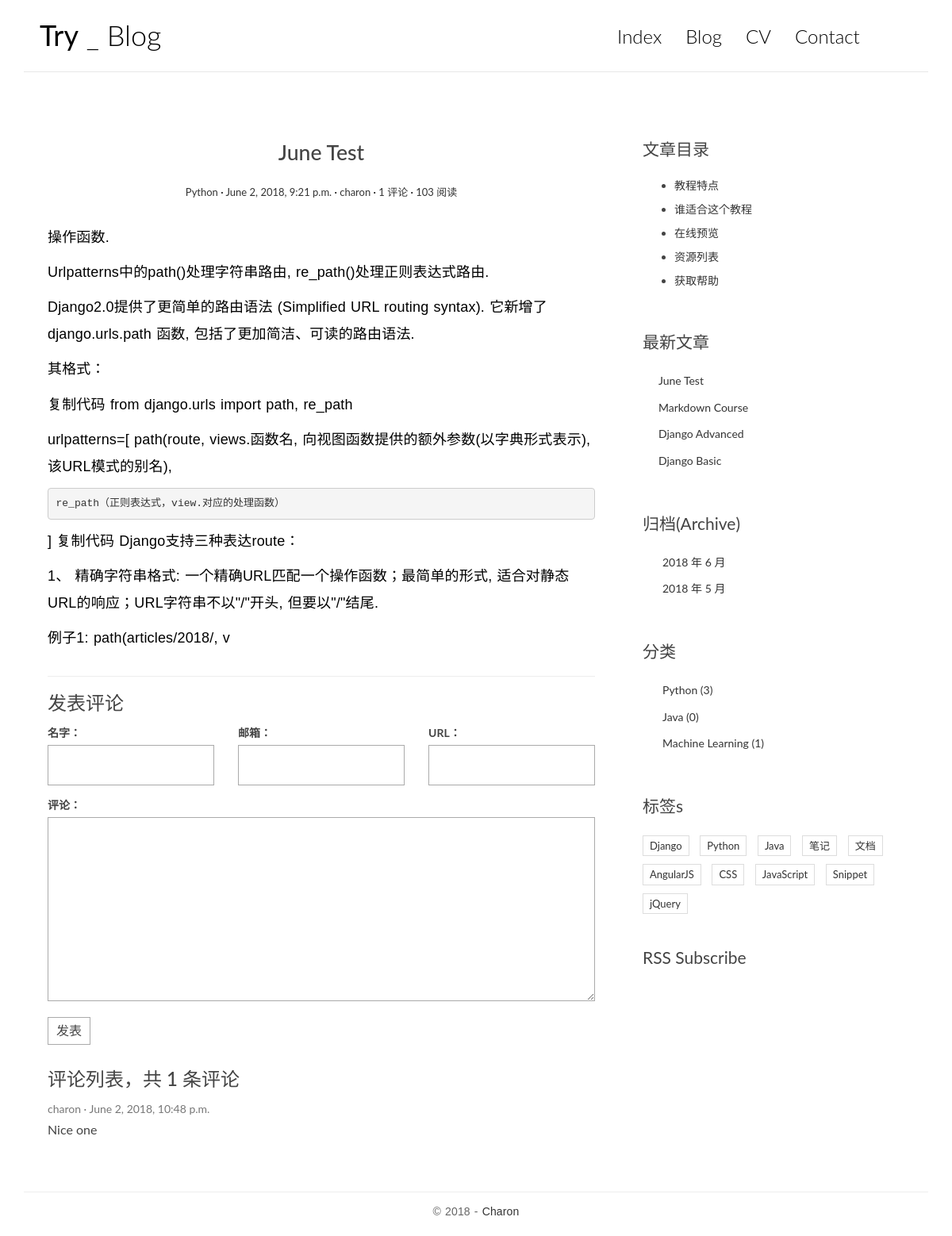
The app's page /post/4/ with its own data.
### blog/models.py (models this page shows, shortened)
class Post(models.Model):
    title = models.CharField(max_length=64)
    body = models.TextField()
    created_time = models.DateTimeField(auto_now_add=True)
    modified_time = models.DateTimeField()
    excerpt = models.CharField(max_length=200, blank=True, null= True)
    category = models.ForeignKey(Category,on_delete=models.CASCADE)
    tags = models.ManyToManyField(Tag,blank=True,null=True)
    author = models.ForeignKey(User,on_delete=models.CASCADE)
    views = models.PositiveIntegerField(default=0)  # 记录阅读量
    def get_absolute_url(self):
        return reverse('blog:detail', kwargs={'pk': self.pk})
    class Meta:
        ordering = ['-created_time','title']
    def increase_views(self):
        self.views += 1
        self.save(update_fields=['views'])
    def save(self, *args, **kwargs):
        if not self.excerpt:
            md = markdown.Markdown(extensions=[
                'markdown.extensions.extra',
                'markdown.extensions.codehilite',
            ])
            self.excerpt = strip_tags(md.convert(self.body))[:54]
        super(Post, self).save(*args, **kwargs)

class Category(models.Model):
    name = models.CharField(max_length=32)

### comments/models.py (models this page shows, shortened)
class Comment(models.Model):
    name = models.CharField(max_length=32)
    email = models.EmailField(max_length=64)
    url = models.URLField(blank=True,null=True)
    text = models.TextField()
    created_time = models.DateTimeField(auto_now_add=True)
    post = models.ForeignKey('blog.Post',on_delete=models.CASCADE)

### blog/views.py (the view)
# urls.py: re_path('post/(?P<pk>[0-9]+)/',views.detail,name='detail'),
def detail(request, pk):
    post = get_object_or_404(models.Post, pk=pk)
    post.increase_views()
    post.body = markdown.markdown(post.body, extensions=[
        'markdown.extensions.extra',
        'markdown.extensions.codehilite',
        'markdown.extensions.toc',
    ])
    form  = CommentForm()
    comment_list = post.comment_set.all()
    context = {'post':post, 'form':form, 'comment_list':comment_list}
    return render(request, 'blog/detail.html', context=context)

### comments/forms.py
class CommentForm(forms.ModelForm):
    class Meta:
        model = models.Comment
        fields = ['name','email', 'url', 'text']

### blog/templatetags/blog_tags.py (called while the page is built)
@register.simple_tag
def get_recent_post(num=5):
    return models.Post.objects.all().order_by('-created_time')[:num]

@register.simple_tag
def archives():
    return models.Post.objects.dates('created_time', 'month', order='DESC')

@register.simple_tag
def get_categories():
    return models.Category.objects.annotate(num_posts=Count('post')).filter(num_posts__gte=0)

### templates/blog/detail.html (shortened to what this page needs)
{% extends 'base.html' %}
{% block main %}
    <article class="post post-{{ post.pk }}">
        <header class="entry-header">
            <h1 class="entry-title">{{ post.title }}</h1>
            <div class="entry-meta">
                <span class="post-category"><a href="#">{{ post.category.name }}</a></span>
                <span class="post-date"><a href="#"><time class="entry-date"
                                                          datetime="{{ post.created_time }}">{{ post.created_time }}</time></a></span>
                <span class="post-author"><a href="#">{{ post.author }}</a></span>
                <span class="comments-link"><a href="#">{{ post.comment_set.count }} 评论</a></span>
                <span class="views-count"><a href="#">{{ post.views }} 阅读</a></span>
            </div>
        </header>
        <div class="entry-content clearfix">
            {{ post.body|safe }}
        </div>
    </article>
    <section class="comment-area" id="comment-area">
        <hr>
        <h3>发表评论</h3>
        <form action="{% url 'comments:post_comment' post.pk %}" method="post" class="comment-form">
            <div class="row">
                <div class="col-md-4">
                    <label for="{{ form.name.id_for_label }}">名字：</label>
                    {{ form.name }}
                </div>
                <div class="col-md-4">
                    <label for="{{ form.email.id_for_label }}">邮箱：</label>
                    {{ form.email }}
                </div>
                <div class="col-md-4">
                    <label for="{{ form.url.id_for_label }}">URL：</label>
                    {{ form.url }}
                </div>
                <div class="col-md-12">
                    <label for="{{ form.text.id_for_label }}">评论：</label>
                    {{ form.text }}
                    <button type="submit" class="comment-btn">发表</button>
                </div>
            </div>
        </form>
        <div class="comment-list-panel">
            <h3>评论列表，共 <span>{{ post.comment_set.count }}</span> 条评论</h3>
            <ul class="comment-list list-unstyled">
                {% for comment in comment_list %}
                    <li class="comment-item">
                        <span class="nickname">{{ comment.name }}</span>
                        <time class="submit-date">{{ comment.created_time }}</time>
                        <div class="text">
                            {{ comment.text }}
                        </div>
                    </li>
                {% empty %}
                    暂无评论
                {% endfor %}
            </ul>
        </div>
    </section>
{% endblock main %}
{% block toc %}
    <div class="widget widget-content">
        <h3 class="widget-title">文章目录</h3>
        <ul>
            <li>
                <a href="#">教程特点</a>
            </li>
            <li>
                <a href="#">谁适合这个教程</a>
            </li>
            <li>
                <a href="#">在线预览</a>
            </li>
            <li>
                <a href="#">资源列表</a>
            </li>
            <li>
                <a href="#">获取帮助</a>
            </li>
        </ul>
    </div>
{% endblock toc %}

### templates/base.html (shortened to what this page needs)
{% load staticfiles %}
{% load blog_tags %}
<!DOCTYPE html>
<html>
<head>
    <link rel="stylesheet" href="http://code.ionicframework.com/ionicons/2.0.1/css/ionicons.min.css">
    <link href="https://cdn.bootcss.com/bootstrap/3.3.7/css/bootstrap.min.css" rel="stylesheet">
    <link rel="stylesheet" href="{% static 'blog/css/pace.css' %}">
    <link rel="stylesheet" href="{% static 'blog/css/custom.css' %}">
    <link rel="stylesheet" href="{% static 'blog/css/highlights/github.css' %}">
</head>
<body>
<div class="container">
    <header id="site-header">
        <div class="row">
            <div class="col-md-4 col-sm-5 col-xs-8">
                <div class="logo">
                    <h1><a href="{% url 'blog:index' %}"><b>Try</b> _ Blog</a></h1>
                </div>
            </div>
            <div class="col-md-8 col-sm-7 col-xs-4">
                <nav class="main-nav" role="navigation">
                    <div class="collapse navbar-collapse" id="bs-example-navbar-collapse-1">
                        <ul class="nav navbar-nav navbar-right">
                            <li class="cl-effect-11"><a href="index.html" data-hover="Index">Index</a></li>
                            <li class="cl-effect-11"><a href="full-width.html" data-hover="Blog">Blog</a></li>
                            <li class="cl-effect-11"><a href="about.html" data-hover="CV">CV</a></li>
                            <li class="cl-effect-11"><a href="contact.html" data-hover="Contact">Contact</a></li>
                        </ul>
                    </div>
                </nav>
            </div>
        </div>
    </header>
</div>
<div class="content-body">
    <div class="container">
        <div class="row">
            <main class="col-md-8">
                {% block main %}
                {% endblock main %}
            </main>
            <aside class="col-md-4">
                {% block toc %}
                {% endblock toc %}
                <div class="widget widget-recent-posts">
                    <h3 class="widget-title">最新文章</h3>
                    {% get_recent_post as recent_post_list %}
                    <ul>
                        {% for post in recent_post_list %}
                            <li>
                                <a href="{{ post.get_absolute_url }}">{{ post.title }}</a>
                            </li>
                        {% empty %}
                            暂无文章！
                        {% endfor %}
                    </ul>
                </div>
                <div class="widget widget-archives">
                    <h3 class="widget-title">归档(Archive)</h3>
                    {% archives as date_list %}
                    <ul>
                        {% for date in date_list %}
                            <li>
                                <a href="{% url 'blog:archives' date.year date.month %}">{{ date.year }}
                                    年 {{ date.month }} 月</a>
                            </li>
                        {% empty %}
                            暂无归档！
                        {% endfor %}
                    </ul>
                </div>
                <div class="widget widget-category">
                    <h3 class="widget-title">分类</h3>
                    {% get_categories as category_list %}
                    <ul>
                        {% for category in category_list %}
                            <li>
                                <a href="{% url 'blog:category' category.pk %}">{{ category.name }} <span
                                        class="post-count">({{ category.num_posts }})</span></a>
                            </li>
                        {% endfor %}
                    </ul>
                </div>
                <div class="widget widget-tag-cloud">
                    <h3 class="widget-title">标签s</h3>
                    <ul>
                        <li>
                            <a href="#">Django</a>
                        </li>
                        <li>
                            <a href="#">Python</a>
                        </li>
                        <li>
                            <a href="#">Java</a>
                        </li>
                        <li>
                            <a href="#">笔记</a>
                        </li>
                        <li>
                            <a href="#">文档</a>
                        </li>
                        <li>
                            <a href="#">AngularJS</a>
                        </li>
                        <li>
                            <a href="#">CSS</a>
                        </li>
                        <li>
                            <a href="#">JavaScript</a>
                        </li>
                        <li>
                            <a href="#">Snippet</a>
                        </li>
                        <li>
                            <a href="#">jQuery</a>
                        </li>
                    </ul>
                </div>
                <div class="rss">
                    <a href=""> RSS Subscribe</a>
                </div>
            </aside>
        </div>
    </div>
</div>
<footer id="site-footer">
    <div class="container">
        <div class="row">
            <div class="col-md-12">
                <p class="copyright">&copy 2018 - <a href="#" target="_blank">Charon</a>
                </p>
            </div>
        </div>
    </div>
</footer>
</body>
</html>

### static/blog/css/custom.css (style rules this page uses)
* { outline: none; }
h1, h2, h3, h4, h5, h6 { margin-top: 0; }
b { font-weight: 400; }
a { color: #333; }
body { color: #444; font-family: 'Lato', sans-serif; }
p { font-family: 'Ubuntu', sans-serif; font-weight: 400; word-spacing: 1px; letter-spacing: 0.01em; }
#site-header { background-color: #FFF; padding: 25px 20px; margin-bottom: 40px; border-bottom: 1px solid #e7e7e7; }
.logo h1 a { color: #000; }
.logo h1 { margin: 0; font-family: 'Lato', sans-serif; font-weight: 300; }
.main-nav { margin-top: 11px; max-width: 95%; }
.main-nav a { color: #000000 !important; padding: 0 0 5px 0 !important; margin-right: 30px; font-family: 'Lato', sans-serif; font-weight: 300; font-size: 24px; }
.cl-effect-11 a { padding: 10px 0; color: #0972b4; text-shadow: none; }
.cl-effect-11 a::before { position: absolute; top: 0; left: 0; overflow: hidden; padding: 0 0 5px 0 !important; max-width: 0; border-bottom: 1px solid #000; color: #000; content: attr(data-hover); white-space: nowrap; -webkit-transition: max-width 0.5s; -moz-transition: max-width 0.5s; transition: max-width 0.5s; }
.content-body { padding-bottom: 4em; }
.post { background: #fff; padding: 30px 30px 0; }
.entry-title { text-align: center; font-size: 1.9em; margin-bottom: 20px; line-height: 1.6; padding: 10px 20px 0; }
.entry-meta { text-align: center; color: #DDDDDD; font-size: 13px; margin-bottom: 30px; }
.entry-content { font-size: 18px; line-height: 1.9; font-weight: 300; color: #000; }
.post-category::after, .post-date::after, .post-author::after, .comments-link::after { content: ' ·'; color: #000; }
.widget { background: #fff; padding: 30px 0 0; }
.widget-title { font-size: 1.5em; margin-bottom: 20px; line-height: 1.6; padding: 10px 0 0; font-weight: 400; }
.widget-recent-posts ul { padding: 0; margin: 0; padding-left: 20px; }
.widget-recent-posts ul li { list-style-type: none; position: relative; line-height: 170%; margin-bottom: 10px; }
.widget-recent-posts ul li::before { content: '\f3d3'; font-family: "Ionicons"; position: absolute; left: -17px; top: 3px; font-size: 16px; color: #000; }
.widget-archives ul { padding: 0; margin: 0; padding-left: 25px; }
.widget-archives ul li { list-style-type: none; position: relative; line-height: 170%; margin-bottom: 10px; }
.widget-archives ul li::before { content: '\f3f3'; font-family: "Ionicons"; position: absolute; left: -25px; top: 1px; font-size: 16px; color: #000; }
.widget-category ul { padding: 0; margin: 0; padding-left: 25px; }
.widget-category ul li { list-style-type: none; position: relative; line-height: 170%; margin-bottom: 10px; }
.widget-category ul li::before { content: '\f3fe'; font-family: "Ionicons"; position: absolute; left: -25px; top: 1px; font-size: 18px; color: #000; }
.widget-tag-cloud ul { padding: 0; margin: 0; margin-right: -10px; }
.widget-tag-cloud ul li { list-style-type: none; font-size: 13px; display: inline-block; margin-right: 10px; margin-bottom: 10px; padding: 3px 8px; border: 1px solid #ddd; }
.widget-content ul li { margin-bottom: 10px; }
.rss { font-size: 21px; margin-top: 30px; }
.rss a { color: #444; }
#site-footer { padding-top: 10px; padding: 0 0 1.5em 0; }
.copyright { text-align: center; padding-top: 1em; margin: 0; border-top: 1px solid #eee; color: #666; }
.contact-form input, .comment-form input { border: 1px solid #aaa; margin-bottom: 15px; width: 100%; padding: 15px 15px; font-size: 16px; line-height: 100%; transition: 0.4s border-color linear; }
.contact-form textarea, .comment-form textarea { border: 1px solid #aaa; margin-bottom: 15px; width: 100%; padding: 15px 15px; font-size: 16px; line-height: 20px !important; min-height: 183px; transition: 0.4s border-color linear; }
.comment-area { padding: 0 30px 0; }
.comment-form { margin-top: 15px; }
.comment-form .comment-btn { background-color: #fff; border: 1px solid #aaa; font-size: 16px; padding: 5px 10px; }
.comment-list-panel { margin-top: 30px; }
.comment-list { margin-top: 15px; }
.comment-item .nickname, .comment-item .submit-date { color: #777; font-size: 14px; }
.comment-item .nickname:after { content: ' ·'; }
.comment-item .text { padding-top: 5px; font-size: 16px; }

### records on screen
Post: title "June Test", category.name "Python", created_time "June 2, 2018, 9:21 p.m.", author "charon", comment_set.count "1", views "103", body "操作函数. Urlpatterns中的path()处理字符串路由, re_path()处理正则表达式路由. Django2.0提供了更简单的路由语法 (Simplified URL routing syntax). 它新增了 django.urls.path 函数, 包括了更加简洁、可读的路由语法. 其格式： 复制代码 from django.urls import path, re_path urlpatterns=[ path(route, views.函数名, 向视图函数提供的额外参数(以字典形式表示), 该URL模式的别名), re_path（正则表达式，view.对应的处理函数） ] 复制代码 Django支持三种表达route： 1、 精确字符串格式: 一个精确URL匹配一个操作函数；最简单的形式, 适合对静态URL的响应；URL字符串不以\"/\"开头, 但要以\"/\"结尾. 例子1: path(articles/2018/, v"
Comment: name "charon", created_time "June 2, 2018, 10:48 p.m.", text "Nice one"
Post: title "Markdown Course"
Post: title "Django Advanced"
Post: title "Django Basic"
Category: name "Python", num_posts "3"
Category: name "Java", num_posts "0"
Category: name "Machine Learning", num_posts "1"

### other values on screen
{{ date.year }} "2018" "2018"
{{ date.month }} "6" "5"
